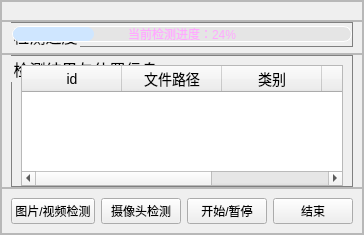
               <widget class="QWidget" name="page_2">
                <layout class="QGridLayout" name="gridLayout">
                 <property name="leftMargin">
                  <number>0</number>
                 </property>
                 <property name="topMargin">
                  <number>0</number>
                 </property>
                 <property name="rightMargin">
                  <number>0</number>
                 </property>
                 <property name="bottomMargin">
                  <number>0</number>
                 </property>
                 <property name="spacing">
                  <number>0</number>
                 </property>
                 <item row="0" column="0">
                  <widget class="QFrame" name="frame_10">
                   <property name="frameShape">
                    <enum>QFrame::StyledPanel</enum>
                   </property>
                   <property name="frameShadow">
                    <enum>QFrame::Raised</enum>
                   </property>
                   <layout class="QVBoxLayout" name="verticalLayout_4">
                    <property name="spacing">
                     <number>0</number>
                    </property>
                    <property name="leftMargin">
                     <number>0</number>
                    </property>
                    <property name="topMargin">
                     <number>0</number>
                    </property>
                    <property name="rightMargin">
                     <number>0</number>
                    </property>
                    <property name="bottomMargin">
                     <number>0</number>
                    </property>
                    <item>
                     <widget class="QFrame" name="frame_12">
                      <property name="sizePolicy">
                       <sizepolicy hsizetype="Preferred" vsizetype="Expanding">
                        <horstretch>0</horstretch>
                        <verstretch>7</verstretch>
                       </sizepolicy>
                      </property>
                      <property name="frameShape">
                       <enum>QFrame::StyledPanel</enum>
                      </property>
                      <property name="frameShadow">
                       <enum>QFrame::Raised</enum>
                      </property>
                      <layout class="QHBoxLayout" name="horizontalLayout_10">
                       <item>
                        <widget class="QLabel" name="label_input">
                         <property name="sizePolicy">
                          <sizepolicy hsizetype="Ignored" vsizetype="Ignored">
                           <horstretch>0</horstretch>
                           <verstretch>0</verstretch>
                          </sizepolicy>
                         </property>
                         <property name="styleSheet">
                          <string notr="true">background-color: rgb(255, 255, 255);
border: 1.1px solid gray;
</string>
                         </property>
                         <property name="lineWidth">
                          <number>1</number>
                         </property>
                         <property name="text">
                          <string/>
                         </property>
                         <property name="scaledContents">
                          <bool>false</bool>
                         </property>
                        </widget>
                       </item>
                       <item>
                        <widget class="QLabel" name="label_out">
                         <property name="sizePolicy">
                          <sizepolicy hsizetype="Ignored" vsizetype="Ignored">
                           <horstretch>0</horstretch>
                           <verstretch>0</verstretch>
                          </sizepolicy>
                         </property>
                         <property name="styleSheet">
                          <string notr="true">border: 1.1px solid gray;
background-color: rgb(255, 255, 255);
</string>
                         </property>
                         <property name="lineWidth">
                          <number>1</number>
                         </property>
                         <property name="text">
                          <string/>
                         </property>
                        </widget>
                       </item>
                      </layout>
                     </widget>
                    </item>
                    <item>
                     <widget class="QFrame" name="frame_13">
                      <property name="sizePolicy">
                       <sizepolicy hsizetype="Preferred" vsizetype="Expanding">
                        <horstretch>0</horstretch>
                        <verstretch>2</verstretch>
                       </sizepolicy>
                      </property>
                      <property name="maximumSize">
                       <size>
                        <width>16777215</width>
                        <height>63</height>
                       </size>
                      </property>
                      <property name="frameShape">
                       <enum>QFrame::StyledPanel</enum>
                      </property>
                      <property name="frameShadow">
                       <enum>QFrame::Raised</enum>
                      </property>
                      <layout class="QHBoxLayout" name="horizontalLayout_9">
                       <property name="spacing">
                        <number>0</number>
                       </property>
                       <property name="leftMargin">
                        <number>9</number>
                       </property>
                       <property name="topMargin">
                        <number>0</number>
                       </property>
                       <property name="rightMargin">
                        <number>9</number>
                       </property>
                       <property name="bottomMargin">
                        <number>6</number>
                       </property>
                       <item>
                        <widget class="QGroupBox" name="groupBox">
                         <property name="font">
                          <font>
                           <family>华文楷体</family>
                           <pointsize>-1</pointsize>
                           <weight>50</weight>
                           <italic>false</italic>
                           <bold>false</bold>
                          </font>
                         </property>
                         <property name="styleSheet">
                          <string notr="true">QGroupBox {
    border: 1.1px solid gray;
	font: 16px
    }</string>
                         </property>
                         <property name="title">
                          <string>检测进度</string>
                         </property>
                         <layout class="QHBoxLayout" name="horizontalLayout_11">
                          <property name="spacing">
                           <number>0</number>
                          </property>
                          <property name="leftMargin">
                           <number>0</number>
                          </property>
                          <property name="topMargin">
                           <number>0</number>
                          </property>
                          <property name="rightMargin">
                           <number>0</number>
                          </property>
                          <property name="bottomMargin">
                           <number>0</number>
                          </property>
                          <item>
                           <widget class="QProgressBar" name="progressBar">
                            <property name="maximumSize">
                             <size>
                              <width>16777215</width>
                              <height>16</height>
                             </size>
                            </property>
                            <property name="styleSheet">
                             <string notr="true">QProgressBar{
font: 700 10pt &quot;Nirmala UI&quot;;
color: #ffaaff;
text-align:center;
border:1px solid rgb(255, 255, 255);
border-radius: 8px;
background-color: rgba(215, 215, 215,100);
}

QProgressBar:chunk{
border-radius:0px;
background:rgb(207, 230, 255);
border-radius: 7px;
}</string>
                            </property>
                            <property name="value">
                             <number>24</number>
                            </property>
                            <property name="format">
                             <string>当前检测进度：%p%</string>
                            </property>
                           </widget>
                          </item>
                         </layout>
                        </widget>
                       </item>
                      </layout>
                     </widget>
                    </item>
                    <item>
                     <widget class="QFrame" name="frame_14">
                      <property name="sizePolicy">
                       <sizepolicy hsizetype="Preferred" vsizetype="Expanding">
                        <horstretch>0</horstretch>
                        <verstretch>4</verstretch>
                       </sizepolicy>
                      </property>
                      <property name="maximumSize">
                       <size>
                        <width>16777215</width>
                        <height>16777215</height>
                       </size>
                      </property>
                      <property name="frameShape">
                       <enum>QFrame::StyledPanel</enum>
                      </property>
                      <property name="frameShadow">
                       <enum>QFrame::Raised</enum>
                      </property>
                      <layout class="QHBoxLayout" name="horizontalLayout_8">
                       <property name="spacing">
                        <number>0</number>
                       </property>
                       <property name="leftMargin">
                        <number>9</number>
                       </property>
                       <property name="topMargin">
                        <number>0</number>
                       </property>
                       <property name="rightMargin">
                        <number>9</number>
                       </property>
                       <property name="bottomMargin">
                        <number>0</number>
                       </property>
                       <item>
                        <widget class="QGroupBox" name="groupBox_3">
                         <property name="font">
                          <font>
                           <family>华文楷体</family>
                           <pointsize>-1</pointsize>
                           <weight>50</weight>
                           <italic>false</italic>
                           <bold>false</bold>
                          </font>
                         </property>
                         <property name="autoFillBackground">
                          <bool>false</bool>
                         </property>
                         <property name="styleSheet">
                          <string notr="true">QGroupBox {
    border: 1.1px solid gray;
    font: 16px
    }</string>
                         </property>
                         <property name="title">
                          <string>检测结果与位置信息</string>
                         </property>
                         <layout class="QHBoxLayout" name="horizontalLayout_12">
                          <property name="spacing">
                           <number>6</number>
                          </property>
                          <property name="leftMargin">
                           <number>9</number>
                          </property>
                          <property name="topMargin">
                           <number>9</number>
                          </property>
                          <property name="rightMargin">
                           <number>9</number>
                          </property>
                          <property name="bottomMargin">
                           <number>0</number>
                          </property>
                          <item>
                           <widget class="QTableWidget" name="tableWidget">
                            <property name="sizePolicy">
                             <sizepolicy hsizetype="Expanding" vsizetype="Expanding">
                              <horstretch>0</horstretch>
                              <verstretch>0</verstretch>
                             </sizepolicy>
                            </property>
                            <property name="minimumSize">
                             <size>
                              <width>0</width>
                              <height>121</height>
                             </size>
                            </property>
                            <property name="maximumSize">
                             <size>
                              <width>16777215</width>
                              <height>121</height>
                             </size>
                            </property>
                            <property name="font">
                             <font>
                              <family>华文楷体</family>
                              <pointsize>-1</pointsize>
                              <weight>50</weight>
                              <italic>false</italic>
                              <bold>false</bold>
                             </font>
                            </property>
                            <property name="styleSheet">
                             <string notr="true">font: 14px</string>
                            </property>
                            <column>
                             <property name="text">
                              <string>id</string>
                             </property>
                            </column>
                            <column>
                             <property name="text">
                              <string>文件路径</string>
                             </property>
                            </column>
                            <column>
                             <property name="text">
                              <string>类别</string>
                             </property>
                            </column>
                            <column>
                             <property name="text">
                              <string>置信度</string>
                             </property>
                            </column>
                            <column>
                             <property name="text">
                              <string>坐标位置</string>
                             </property>
                            </column>
                           </widget>
                          </item>
                         </layout>
                        </widget>
                       </item>
                      </layout>
                     </widget>
                    </item>
                    <item>
                     <widget class="QFrame" name="frame_11">
                      <property name="sizePolicy">
                       <sizepolicy hsizetype="Preferred" vsizetype="Expanding">
                        <horstretch>0</horstretch>
                        <verstretch>2</verstretch>
                       </sizepolicy>
                      </property>
                      <property name="maximumSize">
                       <size>
                        <width>16777215</width>
                        <height>63</height>
                       </size>
                      </property>
                      <property name="frameShape">
                       <enum>QFrame::StyledPanel</enum>
                      </property>
                      <property name="frameShadow">
                       <enum>QFrame::Raised</enum>
                      </property>
                      <layout class="QGridLayout" name="gridLayout_2">
                       <item row="0" column="0">
                        <widget class="QPushButton" name="pushButton_openimg">
                         <property name="sizePolicy">
                          <sizepolicy hsizetype="Expanding" vsizetype="Expanding">
                           <horstretch>5</horstretch>
                           <verstretch>0</verstretch>
                          </sizepolicy>
                         </property>
                         <property name="maximumSize">
                          <size>
                           <width>121</width>
                           <height>30</height>
                          </size>
                         </property>
                         <property name="text">
                          <string>图片/视频检测</string>
                         </property>
                         <property name="icon">
                          <iconset resource="icon.qrc">
                           <normaloff>:/img/img/文件.png</normaloff>:/img/img/文件.png</iconset>
                         </property>
                         <property name="autoRepeatDelay">
                          <number>301</number>
                         </property>
                         <property name="autoRepeatInterval">
                          <number>100</number>
                         </property>
                        </widget>
                       </item>
                       <item row="0" column="1">
                        <widget class="QPushButton" name="pushButton_sht">
                         <property name="sizePolicy">
                          <sizepolicy hsizetype="Expanding" vsizetype="Fixed">
                           <horstretch>5</horstretch>
                           <verstretch>0</verstretch>
                          </sizepolicy>
                         </property>
                         <property name="maximumSize">
                          <size>
                           <width>101</width>
                           <height>30</height>
                          </size>
                         </property>
                         <property name="text">
                          <string>摄像头检测</string>
                         </property>
                         <property name="icon">
                          <iconset resource="icon.qrc">
                           <normaloff>:/img/img/摄像头.png</normaloff>:/img/img/摄像头.png</iconset>
                         </property>
                        </widget>
                       </item>
                       <item row="0" column="2">
                        <widget class="QPushButton" name="pushButton_start_stop">
                         <property name="sizePolicy">
                          <sizepolicy hsizetype="Expanding" vsizetype="Expanding">
                           <horstretch>0</horstretch>
                           <verstretch>0</verstretch>
                          </sizepolicy>
                         </property>
                         <property name="maximumSize">
                          <size>
                           <width>101</width>
                           <height>30</height>
                          </size>
                         </property>
                         <property name="text">
                          <string>开始/暂停</string>
                         </property>
                         <property name="icon">
                          <iconset resource="icon.qrc">
                           <normaloff>:/img/img/运行.png</normaloff>
                           <normalon>:/img/img/暂停.png</normalon>:/img/img/运行.png</iconset>
                         </property>
                         <property name="checkable">
                          <bool>true</bool>
                         </property>
                        </widget>
                       </item>
                       <item row="0" column="3">
                        <widget class="QPushButton" name="pushButton_exit">
                         <property name="sizePolicy">
                          <sizepolicy hsizetype="Expanding" vsizetype="Fixed">
                           <horstretch>5</horstretch>
                           <verstretch>2</verstretch>
                          </sizepolicy>
                         </property>
                         <property name="maximumSize">
                          <size>
                           <width>101</width>
                           <height>30</height>
                          </size>
                         </property>
                         <property name="text">
                          <string>结束</string>
                         </property>
                         <property name="icon">
                          <iconset resource="icon.qrc">
                           <normaloff>:/img/img/结束.png</normaloff>:/img/img/结束.png</iconset>
                         </property>
                        </widget>
                       </item>
                      </layout>
                     </widget>
                    </item>
                   </layout>
                  </widget>
                 </item>
                </layout>
               </widget>
